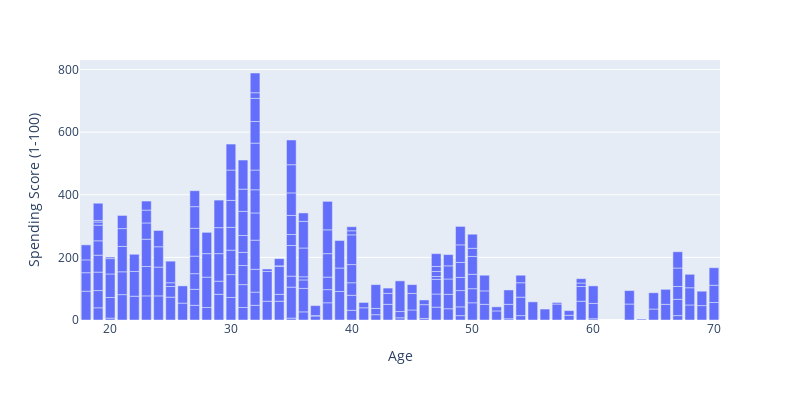

The code cell stored with this chart in its notebook:
### Code cell
#Representing the Data in Bar Graph by  Spending Score(1-100)
fig=px.bar(dfb,x='Age',y='Spending Score (1-100)',width=800,height=400)
fig.show()

### Figure 1 — Plotly figure (JSON) as saved in the notebook; plotly's stock layout.template omitted (floating-point values rounded to 4 significant figures; data arrays with more than 128 entries replaced by an {"elided": "..."} marker saying what was removed)
{"data": [{"alignmentgroup": "True", "hovertemplate": "Age=%{x}<br>Spending Score (1-100)=%{y}<extra></extra>", "legendgroup": "", "marker": {"color": "#636efa", "pattern": {"shape": ""}}, "name": "", "offsetgroup": "", "orientation": "v", "showlegend": false, "textposition": "auto", "type": "bar", "x": {"elided": "215 int values"}, "xaxis": "x", "y": {"elided": "215 int values"}, "yaxis": "y"}], "layout": {"barmode": "relative", "height": 400, "legend": {"tracegroupgap": 0}, "margin": {"t": 60}, "width": 800, "xaxis": {"anchor": "y", "domain": [0, 1], "title": {"text": "Age"}}, "yaxis": {"anchor": "x", "domain": [0, 1], "title": {"text": "Spending Score (1-100)"}}}}
